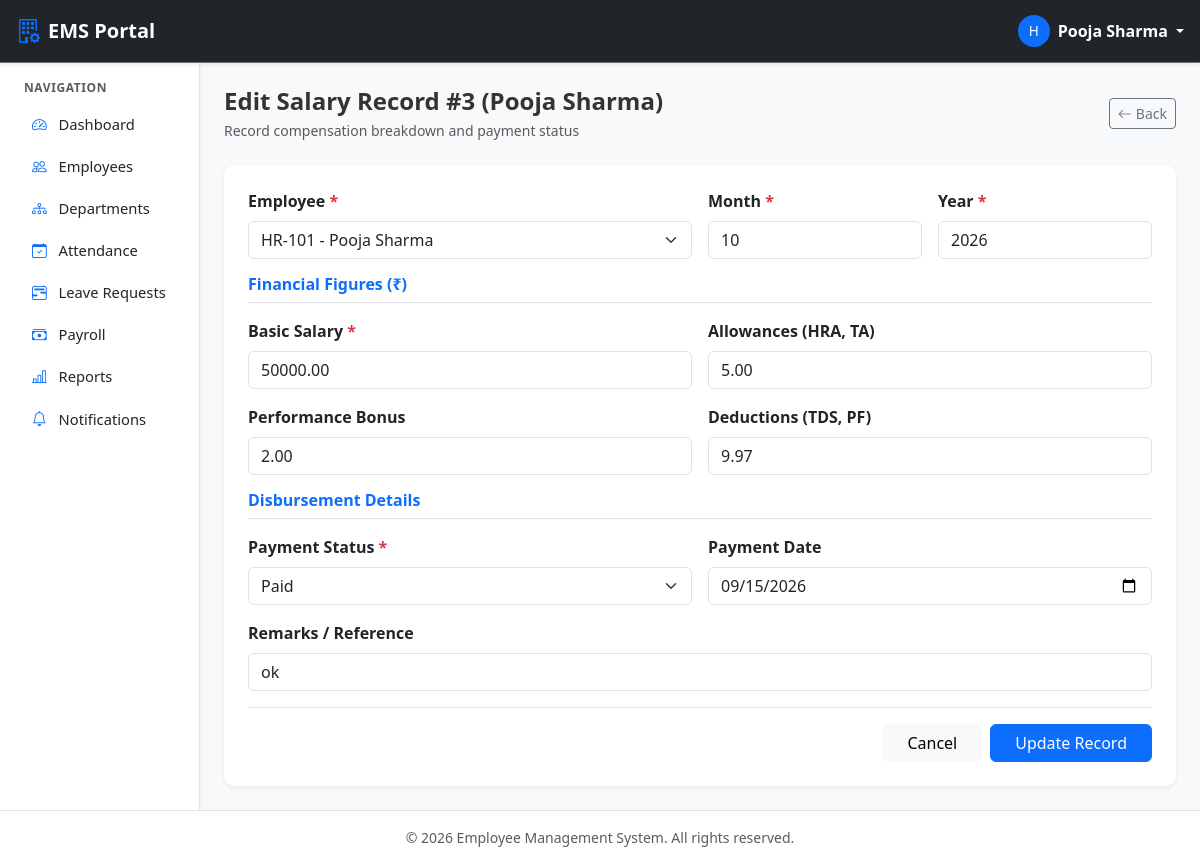
/payroll/3/edit/ (signed in), run on the app's committed database.
### employees/models.py (models this page shows, shortened)
class Employee(models.Model):
    ROLE_CHOICES = (
        ('ADMIN', 'Admin'),
        ('HR', 'HR / Manager'),
        ('EMPLOYEE', 'Employee'),
    )
    GENDER_CHOICES = (
        ('MALE', 'Male'),
        ('FEMALE', 'Female'),
        ('OTHER', 'Other'),
    )
    STATUS_CHOICES = (
        ('ACTIVE', 'Active'),
        ('INACTIVE', 'Inactive'),
    )
    user = models.OneToOneField(
        User,
        on_delete=models.CASCADE,
        related_name='employee'
    )
    employee_id = models.CharField(max_length=20, unique=True)
    phone = models.CharField(max_length=15, blank=True, null=True)
    address = models.TextField(blank=True, null=True)
    date_of_birth = models.DateField(blank=True, null=True)
    gender = models.CharField(max_length=10, choices=GENDER_CHOICES, default='MALE')
    profile_picture = models.ImageField(
        upload_to='profile_pictures/',
        blank=True,
        null=True
    )
    department = models.ForeignKey(
        Department,
        on_delete=models.SET_NULL,
        null=True,
        blank=True,
        related_name='employees'
    )
    designation = models.ForeignKey(
        Designation,
        on_delete=models.SET_NULL,
        null=True,
        blank=True,
        related_name='employees'
    )
    joining_date = models.DateField(blank=True, null=True)
    basic_salary = models.DecimalField(max_digits=10, decimal_places=2, default=0.00)
    role = models.CharField(max_length=10, choices=ROLE_CHOICES, default='EMPLOYEE')
    status = models.CharField(max_length=10, choices=STATUS_CHOICES, default='ACTIVE')
    created_at = models.DateTimeField(auto_now_add=True)
    updated_at = models.DateTimeField(auto_now=True)
    class Meta:
        ordering = ['employee_id']
    def __str__(self):
        return f"{self.employee_id} - {self.user.get_full_name() or self.user.username}"
    @property
    def full_name(self):
        return self.user.get_full_name() or self.user.username

### payroll/models.py (models this page shows, shortened)
class SalaryRecord(models.Model):
    PAYMENT_STATUS_CHOICES = (
        ('PENDING', 'Pending'),
        ('PAID', 'Paid'),
        ('CANCELLED', 'Cancelled'),
    )
    employee = models.ForeignKey(
        Employee,
        on_delete=models.CASCADE,
        related_name='salary_records'
    )
    month = models.PositiveSmallIntegerField(help_text="Month number 1 to 12")
    year = models.PositiveIntegerField()
    basic_salary = models.DecimalField(max_digits=10, decimal_places=2)
    allowance = models.DecimalField(max_digits=10, decimal_places=2, default=0.00)
    bonus = models.DecimalField(max_digits=10, decimal_places=2, default=0.00)
    deduction = models.DecimalField(max_digits=10, decimal_places=2, default=0.00)
    net_salary = models.DecimalField(max_digits=10, decimal_places=2, editable=False)
    payment_date = models.DateField(blank=True, null=True)
    payment_status = models.CharField(
        max_length=10,
        choices=PAYMENT_STATUS_CHOICES,
        default='PENDING'
    )
    remarks = models.CharField(max_length=255, blank=True, null=True)
    created_at = models.DateTimeField(auto_now_add=True)
    updated_at = models.DateTimeField(auto_now=True)
    class Meta:
        ordering = ['-year', '-month']
        constraints = [
            models.UniqueConstraint(
                fields=['employee', 'month', 'year'],
                name='unique_salary_per_month'
            )
        ]

### payroll/views.py (the view)
# urls.py: path('<int:pk>/edit/', views.salary_update_view, name='salary_edit'),
@hr_required
def salary_update_view(request, pk):
    salary = get_object_or_404(SalaryRecord, pk=pk)
    if request.method == 'POST':
        form = SalaryRecordForm(request.POST, instance=salary)
        if form.is_valid():
            salary = form.save()
            messages.success(request, f"Salary record #{salary.pk} updated successfully.")
            return redirect('salary_detail', pk=salary.pk)
        else:
            messages.error(request, "Please rectify the input errors.")
    else:
        form = SalaryRecordForm(instance=salary)
    return render(request, 'payroll/salary_form.html', {
        'form': form,
        'title': f'Edit Salary Record #{salary.pk} ({salary.employee.full_name})',
        'btn_text': 'Update Record',
    })

### payroll/templates/payroll/salary_form.html (shortened to what this page needs)
{% extends "base.html" %}
{% block content %}
<div class="container-fluid max-w-800 p-0">
    <div class="d-flex align-items-center justify-content-between mb-4">
        <div>
            <h4 class="fw-bold mb-1">{{ title }}</h4>
            <p class="text-muted small mb-0">Record compensation breakdown and payment status</p>
        </div>
        <a href="{% url 'salary_list' %}" class="btn btn-outline-secondary btn-sm">
            <i class="bi bi-arrow-left me-1"></i>Back
        </a>
    </div>
    <div class="card shadow-sm border-0">
        <div class="card-body p-4">
            <form method="post" novalidate>
                <div class="row g-3 mb-3">
                    <div class="col-md-6">
                        <label class="form-label fw-semibold required">Employee</label>
                        {{ form.employee }}
                    </div>
                    <div class="col-sm-3">
                        <label class="form-label fw-semibold required">Month</label>
                        {{ form.month }}
                    </div>
                    <div class="col-sm-3">
                        <label class="form-label fw-semibold required">Year</label>
                        {{ form.year }}
                    </div>
                </div>
                <h6 class="fw-bold text-primary my-3 pb-2 border-bottom">Financial Figures (₹)</h6>
                <div class="row g-3 mb-3">
                    <div class="col-md-6">
                        <label class="form-label fw-semibold required">Basic Salary</label>
                        {{ form.basic_salary }}
                    </div>
                    <div class="col-md-6">
                        <label class="form-label fw-semibold">Allowances (HRA, TA)</label>
                        {{ form.allowance }}
                    </div>
                    <div class="col-md-6">
                        <label class="form-label fw-semibold">Performance Bonus</label>
                        {{ form.bonus }}
                    </div>
                    <div class="col-md-6">
                        <label class="form-label fw-semibold">Deductions (TDS, PF)</label>
                        {{ form.deduction }}
                    </div>
                </div>
                <h6 class="fw-bold text-primary my-3 pb-2 border-bottom">Disbursement Details</h6>
                <div class="row g-3 mb-3">
                    <div class="col-md-6">
                        <label class="form-label fw-semibold required">Payment Status</label>
                        {{ form.payment_status }}
                    </div>
                    <div class="col-md-6">
                        <label class="form-label fw-semibold">Payment Date</label>
                        {{ form.payment_date }}
                    </div>
                    <div class="col-12">
                        <label class="form-label fw-semibold">Remarks / Reference</label>
                        {{ form.remarks }}
                    </div>
                </div>
                <div class="d-flex justify-content-end gap-2 pt-3 border-top">
                    <a href="{% url 'salary_list' %}" class="btn btn-light px-4">Cancel</a>
                    <button type="submit" class="btn btn-primary px-4">{{ btn_text }}</button>
                </div>
            </form>
        </div>
    </div>
</div>
{% endblock %}

### templates/navbar.html (shortened to what this page needs)
<nav class="navbar navbar-expand-lg navbar-dark bg-dark sticky-top border-bottom border-secondary shadow-sm">
    <div class="container-fluid px-3">
        <a class="navbar-brand fw-bold d-flex align-items-center" href="#">
            <i class="bi bi-building-gear text-primary me-2 fs-4"></i>
            <span>EMS Portal</span>
        </a>
        {% if user.is_authenticated %}
        <div class="ms-auto d-flex align-items-center">
            <div class="dropdown">
                <a href="#" class="d-flex align-items-center text-white text-decoration-none dropdown-toggle" id="userDropdown" data-bs-toggle="dropdown" aria-expanded="false">
                    <span class="avatar-badge bg-primary text-white rounded-circle me-2 d-inline-flex justify-content-center align-items-center" style="width: 32px; height: 32px; font-size: 0.85rem;">
                        {{ user.username|first|upper }}
                    </span>
                    <span class="d-none d-sm-inline fw-semibold me-1">{{ user.get_full_name|default:user.username }}</span>
                </a>
            </div>
        </div>
        {% else %}
        <div class="ms-auto">
            <a href="{% url 'login' %}" class="btn btn-outline-light btn-sm px-3">Login</a>
        </div>
        {% endif %}
    </div>
</nav>

### static/css/style.css (style rules this page uses)
:root { --ems-primary: #0d6efd; --ems-dark: #212529; --ems-sidebar-bg: #ffffff; --ems-sidebar-width: 250px; --ems-card-radius: 10px; }
body { font-family: system-ui, -apple-system, "Segoe UI", Roboto, "Helvetica Neue", Arial, sans-serif; color: #333333; background-color: #f8f9fa; }
.card { border-radius: var(--ems-card-radius); border: 1px solid #edf2f9; transition: transform 0.15s ease-in-out, box-shadow 0.15s ease-in-out; }
.form-label.required::after { content: " *"; color: #dc3545; }

### data on the page
Employee: employee "HR-101 - Pooja Sharma"
SalaryRecord: month "10", year "2026", basic_salary "50000.00", allowance "5.00", bonus "2.00", deduction "9.97", payment_status "Paid", payment_date "09/15/2026", remarks "ok"

### other printed values
{{ user.username|first|upper }} "H"
{{ user.get_full_name|default:user.username }} "Pooja Sharma"
{{ title }} "Edit Salary Record #3 (Pooja Sharma)"
{{ btn_text }} "Update Record"
